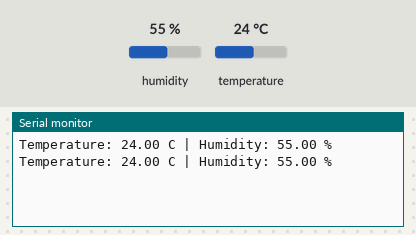
Recording of a sketch running on a simulated Arduino Uno, built with avr-gcc and run on an emulated ATmega328P. Parts: the last lines printed to the serial monitor. Inputs (shaded band) come from the test bench; at power-on: humidity 55 %, temperature 24 °C.

Above: at 4.8 s.
4.9 s: humidity set to 22 %
At 6.8 s:
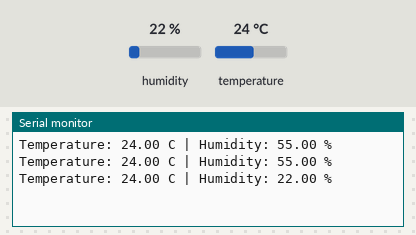
7.9 s: temperature set to 12 °C
At 8.5 s:
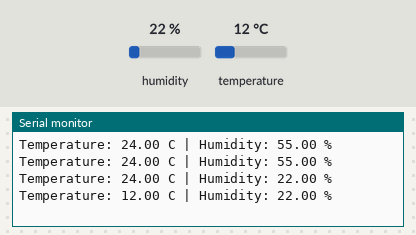
10.9 s: humidity set to 40 %
At 13.2 s:
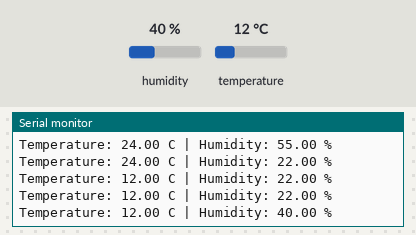
Timing chart, 0 to 14.7 s (numbered marks = the images above; inputs shaded):
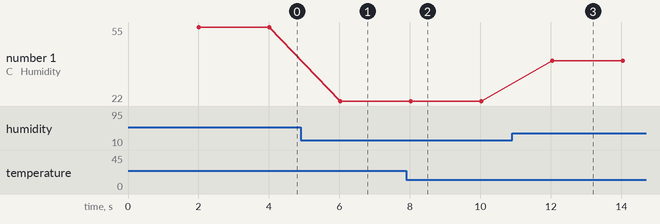

The sketch:

microclimate.ino
```cpp
#include <DHT.h>

#define DHT_PIN 4
#define DHT_TYPE DHT22

DHT dht(DHT_PIN, DHT_TYPE);

void setup() {
  Serial.begin(115200);
  dht.begin();
}

void loop() {
  delay(2000);

  float temperature = dht.readTemperature();
  float humidity = dht.readHumidity();

  if (isnan(temperature) || isnan(humidity)) {
    Serial.println("DHT22 read error");
    return;
  }

  Serial.print("Temperature: ");
  Serial.print(temperature);
  Serial.print(" C | Humidity: ");
  Serial.print(humidity);
  Serial.println(" %");
}
```

Measured:
- after the input at 4.9 s, the serial monitor: prints a new line after 1.1 s (image 1)
- after the input at 7.9 s, the serial monitor: prints a new line after 0.12 s (image 2)
- after the input at 10.9 s, the serial monitor: prints a new line after 1.1 s (image 3)
- plotted number 1: 55 → 22 after the input at 4.9 s, 22 → 40 after the input at 10.9 s
